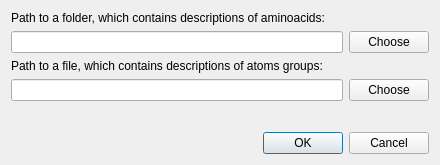
<?xml version="1.0" encoding="UTF-8"?>
<ui version="4.0">
 <class>Settings</class>
 <widget class="QDialog" name="Settings">
  <property name="geometry">
   <rect>
    <x>0</x>
    <y>0</y>
    <width>440</width>
    <height>165</height>
   </rect>
  </property>
  <property name="minimumSize">
   <size>
    <width>440</width>
    <height>165</height>
   </size>
  </property>
  <property name="maximumSize">
   <size>
    <width>440</width>
    <height>165</height>
   </size>
  </property>
  <property name="windowTitle">
   <string>Dialog</string>
  </property>
  <layout class="QHBoxLayout" name="horizontalLayout_3">
   <item>
    <layout class="QVBoxLayout" name="verticalLayout">
     <item>
      <widget class="QLabel" name="label">
       <property name="sizePolicy">
        <sizepolicy hsizetype="Minimum" vsizetype="Preferred">
         <horstretch>0</horstretch>
         <verstretch>0</verstretch>
        </sizepolicy>
       </property>
       <property name="text">
        <string>Path to a folder, which contains descriptions of aminoacids:</string>
       </property>
      </widget>
     </item>
     <item>
      <layout class="QHBoxLayout" name="horizontalLayout">
       <item>
        <widget class="QLineEdit" name="lineEdit"/>
       </item>
       <item>
        <widget class="QPushButton" name="pushButton">
         <property name="text">
          <string>Choose</string>
         </property>
        </widget>
       </item>
      </layout>
     </item>
     <item>
      <widget class="QLabel" name="label_2">
       <property name="sizePolicy">
        <sizepolicy hsizetype="Minimum" vsizetype="Preferred">
         <horstretch>0</horstretch>
         <verstretch>0</verstretch>
        </sizepolicy>
       </property>
       <property name="text">
        <string>Path to a file, which contains descriptions of atoms groups:</string>
       </property>
      </widget>
     </item>
     <item>
      <layout class="QHBoxLayout" name="horizontalLayout_2">
       <item>
        <widget class="QLineEdit" name="lineEdit_2"/>
       </item>
       <item>
        <widget class="QPushButton" name="pushButton_2">
         <property name="text">
          <string>Choose</string>
         </property>
        </widget>
       </item>
      </layout>
     </item>
     <item>
      <spacer name="verticalSpacer">
       <property name="orientation">
        <enum>Qt::Vertical</enum>
       </property>
       <property name="sizeHint" stdset="0">
        <size>
         <width>20</width>
         <height>40</height>
        </size>
       </property>
      </spacer>
     </item>
     <item>
      <widget class="QDialogButtonBox" name="buttonBox">
       <property name="orientation">
        <enum>Qt::Horizontal</enum>
       </property>
       <property name="standardButtons">
        <set>QDialogButtonBox::Cancel|QDialogButtonBox::Ok</set>
       </property>
      </widget>
     </item>
    </layout>
   </item>
  </layout>
 </widget>
 <resources/>
 <connections>
  <connection>
   <sender>buttonBox</sender>
   <signal>accepted()</signal>
   <receiver>Settings</receiver>
   <slot>accept()</slot>
   <hints>
    <hint type="sourcelabel">
     <x>248</x>
     <y>254</y>
    </hint>
    <hint type="destinationlabel">
     <x>157</x>
     <y>274</y>
    </hint>
   </hints>
  </connection>
  <connection>
   <sender>buttonBox</sender>
   <signal>rejected()</signal>
   <receiver>Settings</receiver>
   <slot>reject()</slot>
   <hints>
    <hint type="sourcelabel">
     <x>316</x>
     <y>260</y>
    </hint>
    <hint type="destinationlabel">
     <x>286</x>
     <y>274</y>
    </hint>
   </hints>
  </connection>
 </connections>
</ui>
